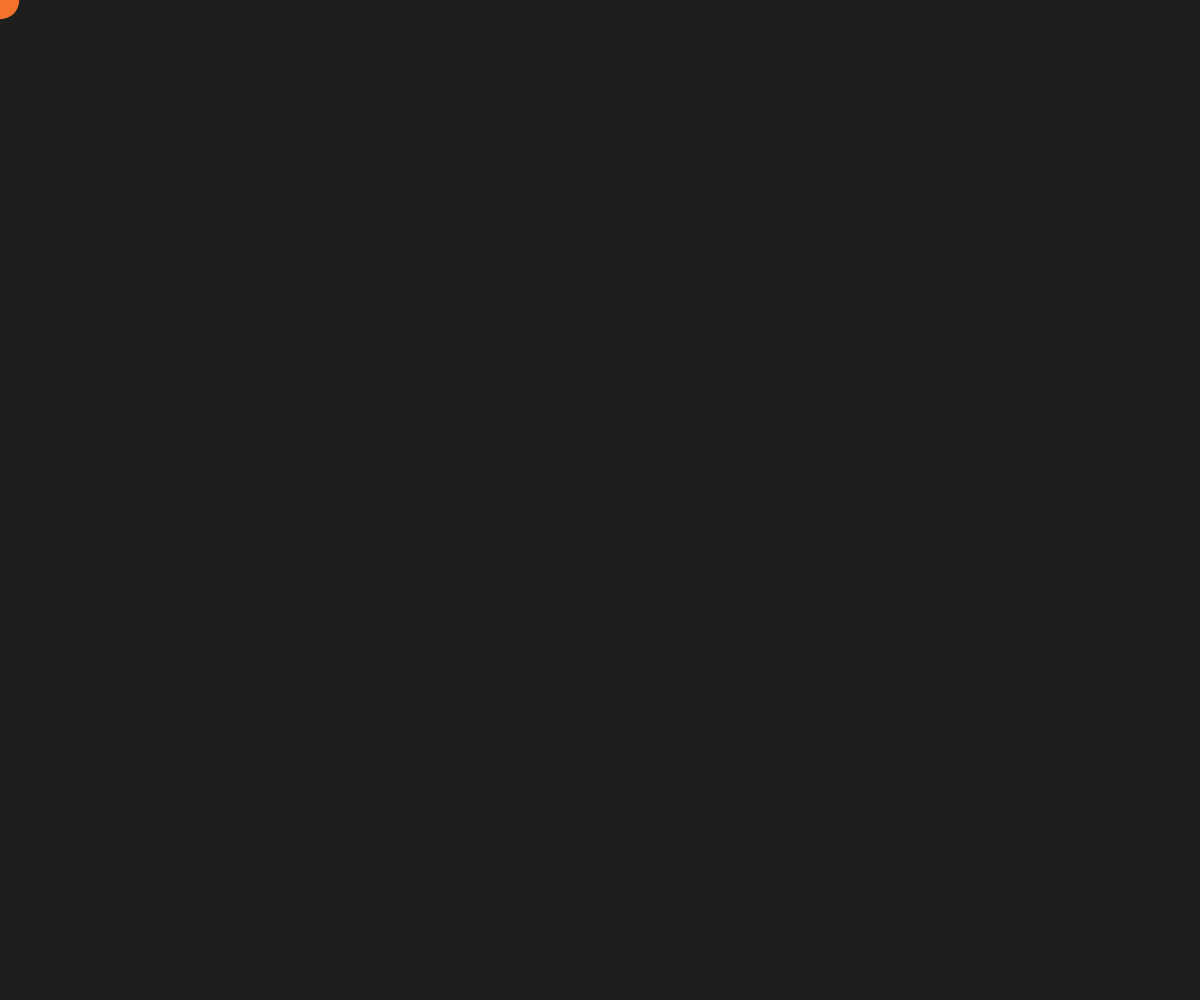
Frame 1 (no input)
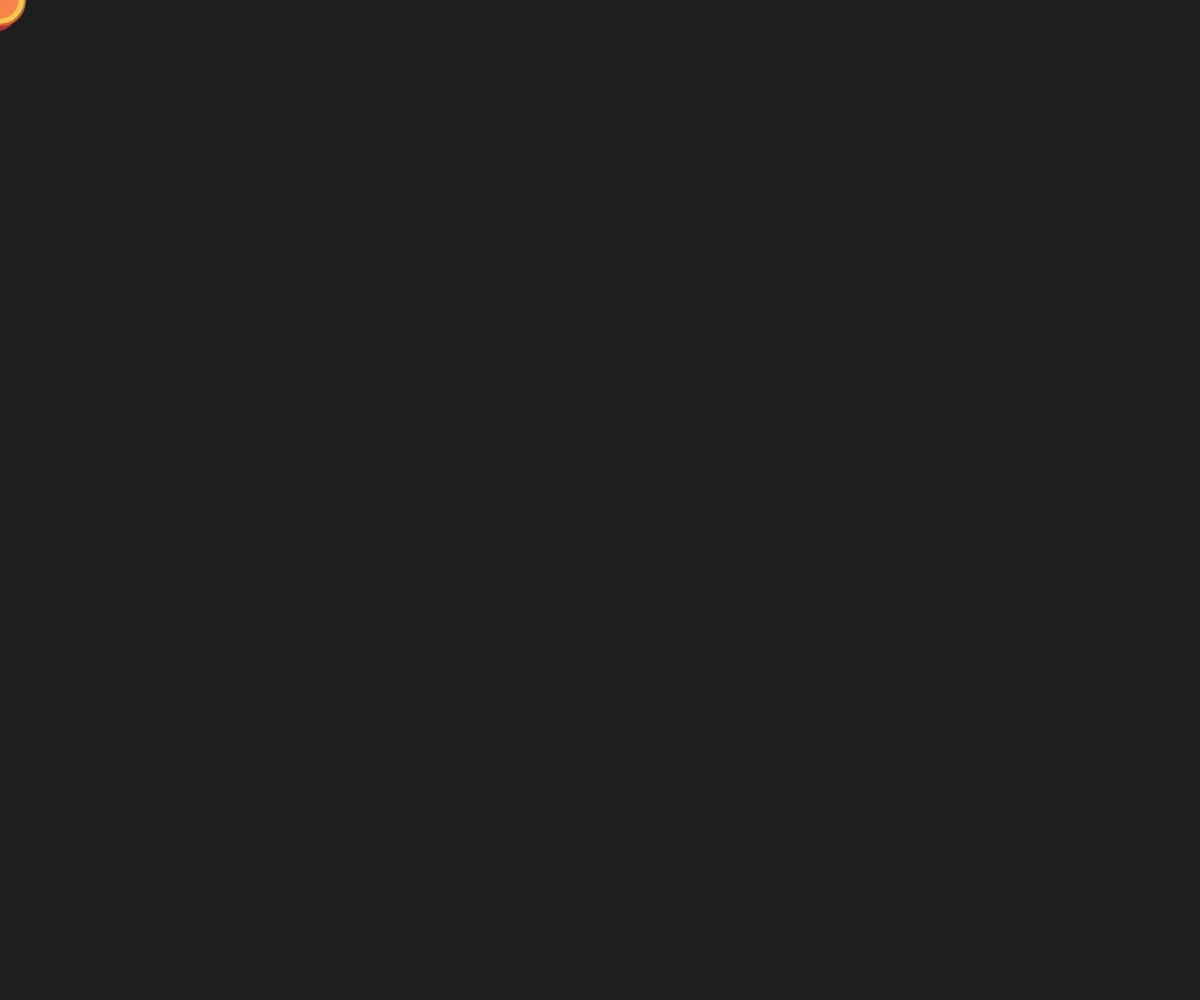
Frame 60 (no input)
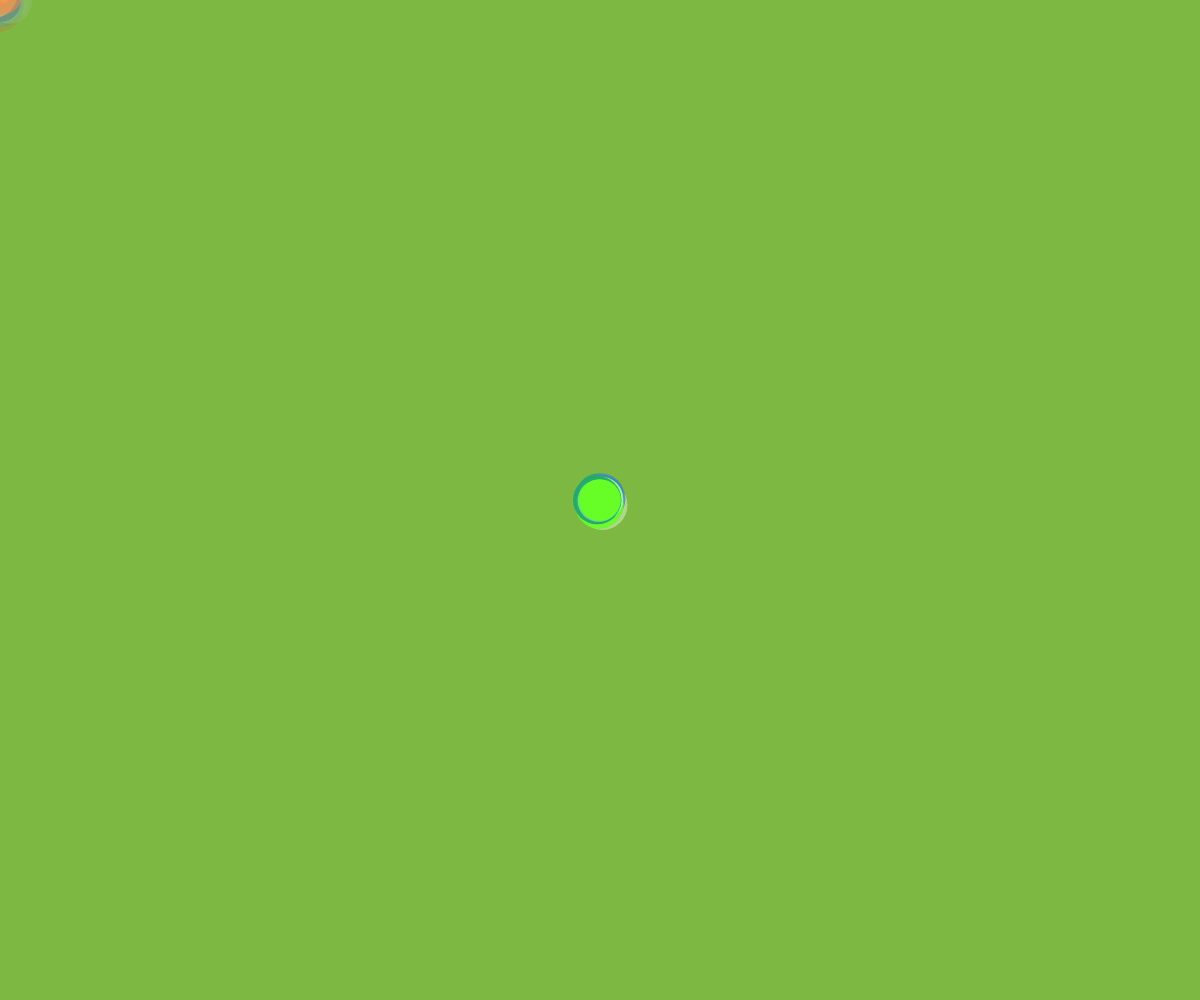
Frame 120 (the mouse pressed at the canvas centre since frame 60)

The p5.js sketch that drew these frames (run headless with seeded random() and noise() and a simulated clock; from frame 60 on, the mouse is pressed at the canvas centre):

// p5.js sketch
// ── sketch.js
let circles = [];
let colors = ['#f94144', '#f3722c', '#f8961e', '#f9844a', '#f9c74f', '#90be6d', '#43aa8b', '#577590'];
let backgroundColor = 30;

function setup() {
  createCanvas(windowWidth, windowHeight);
  noStroke();
}

function draw() {
  background(backgroundColor);

  // Create a new circle at the mouse position
  let c = {
    x: mouseX,
    y: mouseY,
    size: random(10, 50),
    color: random(colors),
    alpha: 255 // Start fully opaque
  };
  circles.push(c);

  // Draw all circles and apply fading and movement
  for (let i = 0; i < circles.length; i++) {
    let circle = circles[i];
    fill(circle.color + hex(circle.alpha, 2)); // Convert alpha to hex for color
    ellipse(circle.x, circle.y, circle.size);
    
    // Update alpha for fade out
    circle.alpha -= 2;
    
    // Apply slight random movement
    circle.x += random(-1, 1);
    circle.y += random(-1, 1);
  }

  // Remove circles that are fully transparent
  circles = circles.filter(circle => circle.alpha > 0);
}

function mousePressed() {
  // Change color palette on mouse press
  colors = colors.map(c => color(random(255), random(255), random(255)).toString('#rrggbb'));
  // Change background color randomly
  backgroundColor = color(random(255), random(255), random(255));
}
